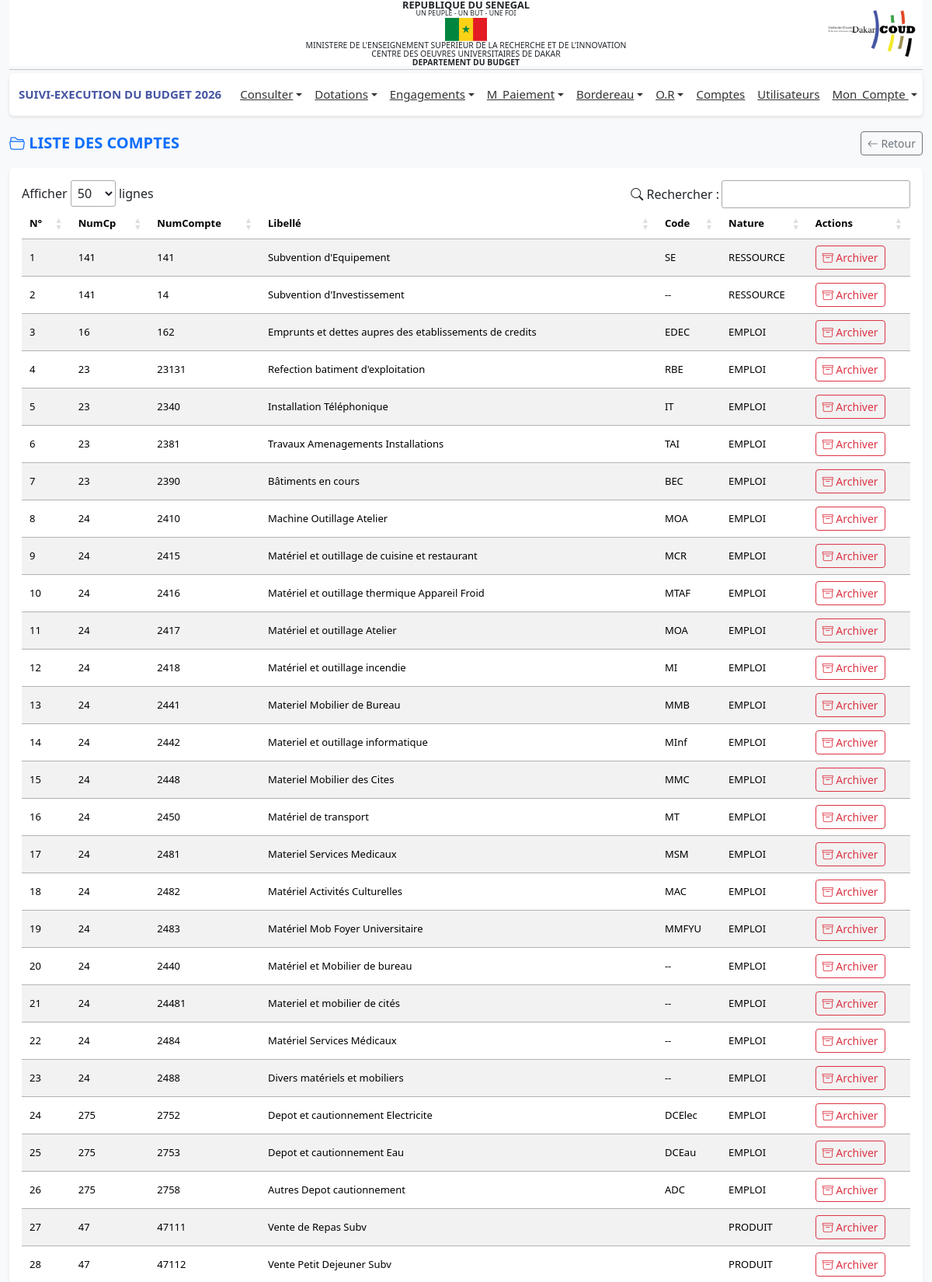
The app's page /profiles/dba/liste_compte.php (signed in, upper part) with its own data.
### tables this page shows
CREATE TABLE IF NOT EXISTS `bud_compte` (
  `idCompte` int NOT NULL AUTO_INCREMENT,
  `numCompte` varchar(100) DEFAULT NULL,
  `code` varchar(50) DEFAULT NULL,
  `dateSys` datetime DEFAULT CURRENT_TIMESTAMP,
  `libelle` varchar(255) DEFAULT NULL,
  `idCp` int DEFAULT NULL,
  PRIMARY KEY (`idCompte`),
  UNIQUE KEY `numCompte` (`numCompte`),
  KEY `idCp` (`idCp`)
);

CREATE TABLE IF NOT EXISTS `bud_comptep` (
  `idCp` int NOT NULL AUTO_INCREMENT,
  `numCp` varchar(50) DEFAULT NULL,
  `libelle` varchar(255) DEFAULT NULL,
  `dateSys` datetime DEFAULT CURRENT_TIMESTAMP,
  `nature` varchar(50) NOT NULL,
  `type` varchar(50) DEFAULT 'fonctionnement',
  PRIMARY KEY (`idCp`)
);

### includes/fonctions.php (called while the page is built, shortened)
<?php
function connexionBD()
{
    $connexion = mysqli_connect('localhost', 'root', '', 'budget_db_2024') or
        die('Serveur inaccessible. Merci de reessayer plus tard.');
    return $connexion;
}
$connexion = connexionBD();
function getAllCompte()
{
    global $connexion;
    $query = 'SELECT c.numCompte,c.code, c.libelle, cp.numCp, cp.nature FROM bud_compte As c JOIN bud_compteP As cp ON c.idCp=cp.idCp ORDER BY cp.numCp ASC';
    $result = $connexion->query($query);
    if ($result->num_rows > 0) {
        return $result->fetch_all(MYSQLI_ASSOC);
    } else {
        return [];
    }
}
?>

### profiles/dba/liste_compte.php (the view, shortened to what this page needs)
<?php include '../../includes/fonctions.php';?>
<?php include '../../includes/header.php';?>
<link rel="stylesheet" href="https://cdn.datatables.net/1.13.6/css/jquery.dataTables.min.css">
<link rel="stylesheet" href="https://cdn.jsdelivr.net/npm/bootstrap-icons@1.11.3/font/bootstrap-icons.css">
<main class="container-fluid mt-3">
    <div class="d-flex justify-content-between align-items-center mb-3">
        <h5 class="mb-0 text-primary fw-bold">
            <i class="bi bi-folder2-open"></i> LISTE DES COMPTES
        </h5>
        <a href="javascript:history.back()" class="btn btn-outline-secondary btn-sm">
            <i class="bi bi-arrow-left"></i> Retour
        </a>
    </div>
    <div class="card shadow-sm border-0">
        <div class="card-body">
            <table id="tableComptes" class="table table-striped table-hover align-middle">
                <thead class="text-white" style="background-color: #4655a4;">
                    <tr>
                        <th>N°</th>
                        <th>NumCp</th>
                        <th>NumCompte</th>
                        <th>Libellé</th>
                        <th>Code</th>
                        <th>Nature</th>
                        <th>Actions</th>
                    </tr>
                </thead>
                <tbody>
                    <?php
                        $comptes = getAllCompte();
                        $n = 0;
                    ?>
                    <?php if (!empty($comptes)) : ?>
                    <?php foreach ($comptes as $compte) : ?>
                    <?php $n++; ?>
                    <tr>
                        <td><?= $n ?></td>
                        <td><?= htmlspecialchars($compte['numCp']??"--") ?></td>
                        <td><?= htmlspecialchars($compte['numCompte']??"--") ?></td>
                        <td><?= htmlspecialchars($compte['libelle']??"--") ?></td>
                        <td><?= htmlspecialchars($compte['code']??"--") ?></td>
                        <td><?= htmlspecialchars(strtoupper($compte['nature']??"--")) ?></td>
                        <td>
                            <a href="#" onclick="return confirm('Voulez-vous archiver ce compte ?')"
                                class="btn btn-sm btn-outline-danger">
                                <i class="bi bi-archive"></i> Archiver
                            </a>
                        </td>
                    </tr>
                    <?php endforeach; ?>
                    <?php endif; ?>
                </tbody>
            </table>
        </div>
    </div>
</main>
<?php include '../../includes/footer.php';?>
<link rel="stylesheet" href="https://cdn.datatables.net/buttons/2.4.2/css/buttons.dataTables.min.css">

### includes/header.php (style rules this page uses)
body { font-family: 'Segoe UI', Tahoma, sans-serif; background-color: #f8f9fa; margin: 0; display: flex; flex-direction: column; min-height: 100vh; }
main { flex: 1; }

### profiles/dba/liste_compte.php (style rules this page uses)
#tableComptes th, #tableComptes td { text-align: left !important; vertical-align: middle; font-size: 13px !important; }

### records on screen
bud_compte: idCp.numCp "141", numCompte "141", libelle "Subvention d'Equipement", code "SE", idCp.nature "RESSOURCE"
bud_compte: idCp.numCp "141", numCompte "14", libelle "Subvention d'Investissement", code "--", idCp.nature "RESSOURCE"
bud_compte: idCp.numCp "16", numCompte "162", libelle "Emprunts et dettes aupres des etablissements de credits", code "EDEC", idCp.nature "EMPLOI"
bud_compte: idCp.numCp "23", numCompte "23131", libelle "Refection batiment d'exploitation", code "RBE", idCp.nature "EMPLOI"
bud_compte: idCp.numCp "23", numCompte "2340", libelle "Installation Téléphonique", code "IT", idCp.nature "EMPLOI"
bud_compte: idCp.numCp "23", numCompte "2381", libelle "Travaux Amenagements Installations", code "TAI", idCp.nature "EMPLOI"
bud_compte: idCp.numCp "23", numCompte "2390", libelle "Bâtiments en cours", code "BEC", idCp.nature "EMPLOI"
bud_compte: idCp.numCp "24", numCompte "2410", libelle "Machine Outillage Atelier", code "MOA", idCp.nature "EMPLOI"
bud_compte: idCp.numCp "24", numCompte "2415", libelle "Matériel et outillage de cuisine et restaurant", code "MCR", idCp.nature "EMPLOI"
bud_compte: idCp.numCp "24", numCompte "2416", libelle "Matériel et outillage thermique Appareil Froid", code "MTAF", idCp.nature "EMPLOI"
bud_compte: idCp.numCp "24", numCompte "2417", libelle "Matériel et outillage Atelier", code "MOA", idCp.nature "EMPLOI"
bud_compte: idCp.numCp "24", numCompte "2418", libelle "Matériel et outillage incendie", code "MI", idCp.nature "EMPLOI"
bud_compte: idCp.numCp "24", numCompte "2441", libelle "Materiel Mobilier de Bureau", code "MMB", idCp.nature "EMPLOI"
bud_compte: idCp.numCp "24", numCompte "2442", libelle "Materiel et outillage informatique", code "MInf", idCp.nature "EMPLOI"
bud_compte: idCp.numCp "24", numCompte "2448", libelle "Materiel Mobilier des Cites", code "MMC", idCp.nature "EMPLOI"
bud_compte: idCp.numCp "24", numCompte "2450", libelle "Matériel de transport", code "MT", idCp.nature "EMPLOI"
bud_compte: idCp.numCp "24", numCompte "2481", libelle "Materiel Services Medicaux", code "MSM", idCp.nature "EMPLOI"
bud_compte: idCp.numCp "24", numCompte "2482", libelle "Matériel Activités Culturelles", code "MAC", idCp.nature "EMPLOI"
bud_compte: idCp.numCp "24", numCompte "2483", libelle "Matériel Mob Foyer Universitaire", code "MMFYU", idCp.nature "EMPLOI"
bud_compte: idCp.numCp "24", numCompte "2440", libelle "Matériel et Mobilier de bureau", code "--", idCp.nature "EMPLOI"
bud_compte: idCp.numCp "24", numCompte "24481", libelle "Materiel et mobilier de cités", code "--", idCp.nature "EMPLOI"
bud_compte: idCp.numCp "24", numCompte "2484", libelle "Matériel Services Médicaux", code "--", idCp.nature "EMPLOI"
bud_compte: idCp.numCp "24", numCompte "2488", libelle "Divers matériels et mobiliers", code "--", idCp.nature "EMPLOI"
bud_compte: idCp.numCp "275", numCompte "2752", libelle "Depot et cautionnement Electricite", code "DCElec", idCp.nature "EMPLOI"
bud_compte: idCp.numCp "275", numCompte "2753", libelle "Depot et cautionnement Eau", code "DCEau", idCp.nature "EMPLOI"
bud_compte: idCp.numCp "275", numCompte "2758", libelle "Autres Depot cautionnement", code "ADC", idCp.nature "EMPLOI"
bud_compte: idCp.numCp "47", numCompte "47111", libelle "Vente de Repas Subv", idCp.nature "PRODUIT"
bud_compte: idCp.numCp "47", numCompte "47112", libelle "Vente Petit Dejeuner Subv", idCp.nature "PRODUIT"

### other values on screen
$_SESSION['an'] "2026"
